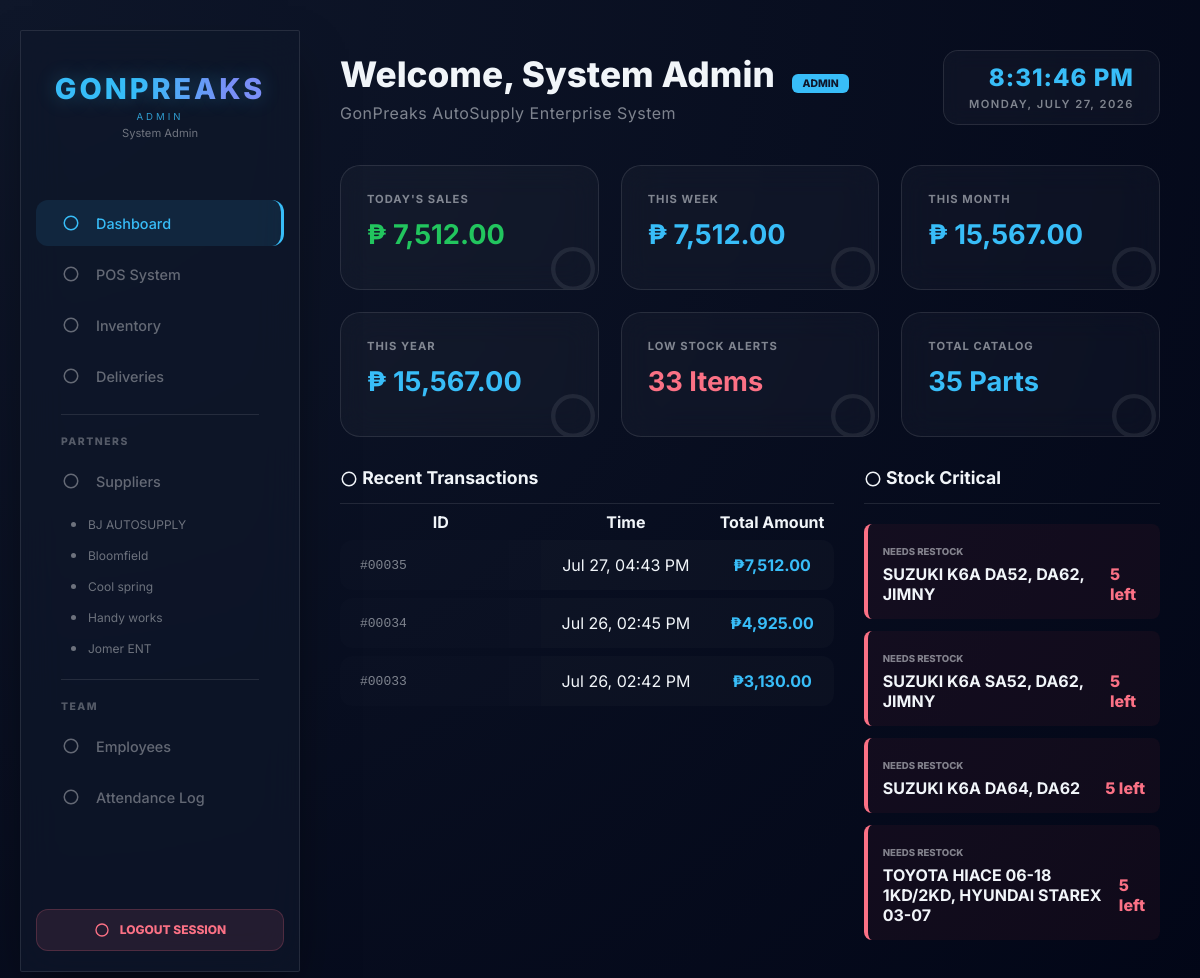
Page /autosupply/dashboard.php (signed in) on the committed database.
### tables this page shows
CREATE TABLE `suppliers` (
  `supplier_id` int(11) NOT NULL,
  `shop_name` varchar(255) NOT NULL,
  `address_city` varchar(50) DEFAULT NULL,
  `address_province` varchar(50) DEFAULT NULL,
  `address_complete` text DEFAULT NULL,
  `contact_number` varchar(20) DEFAULT NULL,
  `email` varchar(100) DEFAULT NULL,
  `viber` varchar(20) DEFAULT NULL
);

CREATE TABLE `sales` (
  `sale_id` int(11) NOT NULL,
  `cashier_name` varchar(100) DEFAULT NULL,
  `handled_by_user_id` int(11) DEFAULT NULL,
  `total_amount` decimal(10,2) DEFAULT NULL,
  `payment_method` enum('Cash','GCash','Bank_Transfer') DEFAULT NULL,
  `order_type` varchar(20) DEFAULT 'Personal',
  `created_at` timestamp NOT NULL DEFAULT current_timestamp(),
  `status` enum('Completed','Voided','Returned') DEFAULT 'Completed'
);

CREATE TABLE `inventory` (
  `part_id` int(11) NOT NULL,
  `part_number` varchar(100) NOT NULL,
  `part_name` varchar(255) NOT NULL,
  `category` varchar(100) DEFAULT NULL,
  `supplier_name` varchar(255) DEFAULT NULL,
  `brand` varchar(100) DEFAULT NULL,
  `price` decimal(10,2) NOT NULL,
  `stock_quantity` int(11) NOT NULL DEFAULT 0,
  `created_at` timestamp NOT NULL DEFAULT current_timestamp()
);

### autosupply/dashboard.php (the view, shortened to what this page needs)
<?php
include 'db_connect.php';
require_once 'icons.php';
$role = $_SESSION['role'];
?>
<!DOCTYPE html>
<html lang="en">
<head>
    <link rel="stylesheet" href="css/style.css">
</head>
<body>
    <?php include 'sidebar.php'; ?>
    <div class="main-content">
        <div class="header-flex">
            <div>
                <h1 style="margin:0; font-size: 2.2rem; font-weight: 800;">Welcome, <?php echo htmlspecialchars($_SESSION['name']); ?> <span class="role-badge"><?php echo htmlspecialchars($role); ?></span></h1>
                <p style="opacity: 0.5; margin: 8px 0 0 0; letter-spacing: 0.5px;">GonPreaks AutoSupply Enterprise System</p>
            </div>
            <div class="live-clock">
                <span id="clock-time">00:00:00</span>
                <span id="clock-date">LOADING DATE...</span>
            </div>
        </div>
        <?php if ($role === 'Driver'): ?>
            <?php include 'dashboard_driver.php'; ?>
        <?php elseif ($role === 'Admin' || $role === 'Account Manager'): ?>
            <?php
            $daily   = $conn->query("SELECT SUM(total_amount) t FROM sales WHERE DATE(created_at) = CURDATE()")->fetch_assoc()['t'] ?? 0;
            $weekly  = $conn->query("SELECT SUM(total_amount) t FROM sales WHERE YEARWEEK(created_at, 1) = YEARWEEK(CURDATE(), 1)")->fetch_assoc()['t'] ?? 0;
            $monthly = $conn->query("SELECT SUM(total_amount) t FROM sales WHERE YEAR(created_at) = YEAR(CURDATE()) AND MONTH(created_at) = MONTH(CURDATE())")->fetch_assoc()['t'] ?? 0;
            $annual  = $conn->query("SELECT SUM(total_amount) t FROM sales WHERE YEAR(created_at) = YEAR(CURDATE())")->fetch_assoc()['t'] ?? 0;
            $low_stock = $conn->query("SELECT COUNT(*) c FROM inventory WHERE stock_quantity <= 5")->fetch_assoc()['c'];
            $catalog   = $conn->query("SELECT COUNT(*) c FROM inventory")->fetch_assoc()['c'];
            ?>
            <div class="dash-grid">
                <div class="stat-card">
                    <p style="margin:0; opacity:0.5; font-size:0.7rem; font-weight:700; letter-spacing:1px;">TODAY'S SALES</p>
                    <h2 style="color:var(--accent-green); margin:12px 0; font-size:1.7rem;">₱ <?php echo number_format($daily, 2); ?></h2>
                    <span class="card-icon"><?php echo icon('coins', 22); ?></span>
                </div>
                <div class="stat-card">
                    <p style="margin:0; opacity:0.5; font-size:0.7rem; font-weight:700; letter-spacing:1px;">THIS WEEK</p>
                    <h2 style="color:var(--accent-blue); margin:12px 0; font-size:1.7rem;">₱ <?php echo number_format($weekly, 2); ?></h2>
                    <span class="card-icon"><?php echo icon('coins', 22); ?></span>
                </div>
                <div class="stat-card">
                    <p style="margin:0; opacity:0.5; font-size:0.7rem; font-weight:700; letter-spacing:1px;">THIS MONTH</p>
                    <h2 style="color:var(--accent-blue); margin:12px 0; font-size:1.7rem;">₱ <?php echo number_format($monthly, 2); ?></h2>
                    <span class="card-icon"><?php echo icon('coins', 22); ?></span>
                </div>
                <div class="stat-card">
                    <p style="margin:0; opacity:0.5; font-size:0.7rem; font-weight:700; letter-spacing:1px;">THIS YEAR</p>
                    <h2 style="color:var(--accent-blue); margin:12px 0; font-size:1.7rem;">₱ <?php echo number_format($annual, 2); ?></h2>
                    <span class="card-icon"><?php echo icon('coins', 22); ?></span>
                </div>
                <div class="stat-card">
                    <p style="margin:0; opacity:0.5; font-size:0.7rem; font-weight:700; letter-spacing:1px;">LOW STOCK ALERTS</p>
                    <h2 style="color:var(--accent-red); margin:12px 0; font-size:1.7rem;"><?php echo $low_stock; ?> Items</h2>
                    <span class="card-icon"><?php echo icon('warning', 22); ?></span>
                </div>
                <div class="stat-card">
                    <p style="margin:0; opacity:0.5; font-size:0.7rem; font-weight:700; letter-spacing:1px;">TOTAL CATALOG</p>
                    <h2 style="color:var(--accent-blue); margin:12px 0; font-size:1.7rem;"><?php echo $catalog; ?> Parts</h2>
                    <span class="card-icon"><?php echo icon('database', 22); ?></span>
                </div>
            </div>
            <div style="display: grid; grid-template-columns: 2fr 1.2fr; gap: 30px;">
                <div class="glass-card">
                    <h3 style="margin-top: 0; font-size: 1.1rem; border-bottom: 1px solid var(--glass-border); padding-bottom: 15px;">
                        <?php echo icon('history', 18); ?> Recent Transactions
                    </h3>
                    <table class="table-glass">
                        <thead><tr><th>ID</th><th>Time</th><th>Total Amount</th></tr></thead>
                        <tbody>
                            <?php
                            $res = $conn->query("SELECT * FROM sales ORDER BY created_at DESC LIMIT 5");
                            if ($res->num_rows > 0): while ($r = $res->fetch_assoc()): ?>
                                <tr>
                                    <td style="font-family: monospace; opacity: 0.5;">#<?php echo str_pad($r['sale_id'], 5, '0', STR_PAD_LEFT); ?></td>
                                    <td><?php echo date('M d, h:i A', strtotime($r['created_at'])); ?></td>
                                    <td style="color:var(--accent-blue); font-weight: 700;">₱<?php echo number_format($r['total_amount'], 2); ?></td>
                                </tr>
                            <?php endwhile; else: ?>
                                <tr><td colspan="3" style="text-align: center; padding: 40px; opacity: 0.5;">No transactions yet.</td></tr>
                            <?php endif; ?>
                        </tbody>
                    </table>
                </div>
                <div class="glass-card">
                    <h3 style="margin-top: 0; font-size: 1.1rem; border-bottom: 1px solid var(--glass-border); padding-bottom: 15px;">
                        <?php echo icon('bell', 18); ?> Stock Critical
                    </h3>
                    <div style="margin-top:20px;">
                        <?php
                        $al = $conn->query("SELECT part_name, stock_quantity FROM inventory WHERE stock_quantity <= 5 LIMIT 4");
                        if ($al->num_rows > 0): while ($a = $al->fetch_assoc()): ?>
                            <div class="alert-item">
                                <small style="opacity:0.5; font-weight: 800; font-size: 0.6rem; text-transform: uppercase;">Needs Restock</small><br>
                                <div style="display: flex; justify-content: space-between; align-items: center; margin-top: 5px;">
                                    <strong><?php echo htmlspecialchars($a['part_name']); ?></strong>
                                    <span style="color: var(--accent-red); font-weight: 800;"><?php echo $a['stock_quantity']; ?> left</span>
                                </div>
                            </div>
                        <?php endwhile; else: ?>
                            <div style="text-align: center; padding: 40px; opacity: 0.5;">
                                <?php echo icon('check-circle', 32); ?><br><br>All stock levels healthy.
                            </div>
                        <?php endif; ?>
                    </div>
                </div>
            </div>
        <?php endif; ?>
    </div>
</body>
</html>

### autosupply/sidebar.php (shortened to what this page needs)
<?php
require_once 'icons.php';
$current_role = $_SESSION['role'] ?? '';
$nav_access = [
    'Dashboard'   => ['Admin', 'Account Manager', 'Cashier', 'Driver', 'Restocker'],
    'POS'         => ['Admin', 'Account Manager', 'Cashier'],
    'Inventory'   => ['Admin', 'Account Manager', 'Restocker'],
    'Suppliers'   => ['Admin', 'Account Manager', 'Restocker'],
    'Employees'   => ['Admin', 'Account Manager'],
    'Attendance'  => ['Admin', 'Account Manager'],
    'Deliveries'  => ['Admin', 'Account Manager'],
    'TimeClock'   => ['Cashier', 'Driver', 'Restocker'],
];
function can_see($section, $role, $nav_access) {
    return in_array($role, $nav_access[$section] ?? []);
}
$sidebar_result = null;
if (can_see('Suppliers', $current_role, $nav_access)) {
    $sidebar_query = "SELECT shop_name, supplier_id FROM suppliers ORDER BY shop_name ASC LIMIT 5";
    $sidebar_result = mysqli_query($conn, $sidebar_query);
}
$current_supplier_id = $_GET['id'] ?? null;
?>
<div class="sidebar">
    <div class="sidebar-header">
        <h1 class="brand-name">GONPREAKS</h1>
        <div class="brand-role"><?php echo strtoupper($_SESSION['role'] ?? 'GUEST'); ?></div>
        <?php if (!empty($_SESSION['name'])): ?>
            <div style="font-size:0.7rem; color:rgba(255,255,255,0.4); margin-top:4px;"><?php echo htmlspecialchars($_SESSION['name']); ?></div>
        <?php endif; ?>
    </div>
    <nav>
        <?php if (can_see('Dashboard', $current_role, $nav_access)): ?>
        <a href="dashboard.php" class="nav-item <?php echo (basename($_SERVER['PHP_SELF']) == 'dashboard.php') ? 'active' : ''; ?>">
            <span class="icon-slot"><?php echo icon('dashboard'); ?></span> <span>Dashboard</span>
        </a>
        <?php endif; ?>
        <?php if (can_see('POS', $current_role, $nav_access)): ?>
        <a href="pos.php" class="nav-item <?php echo (basename($_SERVER['PHP_SELF']) == 'pos.php') ? 'active' : ''; ?>">
            <span class="icon-slot"><?php echo icon('cash-register'); ?></span> <span>POS System</span>
        </a>
        <?php endif; ?>
        <?php if (can_see('Inventory', $current_role, $nav_access)): ?>
        <a href="inventory.php" class="nav-item <?php echo (basename($_SERVER['PHP_SELF']) == 'inventory.php') ? 'active' : ''; ?>">
            <span class="icon-slot"><?php echo icon('boxes'); ?></span> <span>Inventory</span>
        </a>
        <?php endif; ?>
        <?php if (can_see('Deliveries', $current_role, $nav_access)): ?>
        <a href="deliveries.php" class="nav-item <?php echo (basename($_SERVER['PHP_SELF']) == 'deliveries.php') ? 'active' : ''; ?>">
            <span class="icon-slot"><?php echo icon('route'); ?></span> <span>Deliveries</span>
        </a>
        <?php endif; ?>
        <?php if (can_see('Suppliers', $current_role, $nav_access)): ?>
        <div class="sidebar-divider"></div>
        <div class="section-label">Partners</div>
        <a href="suppliers.php" class="nav-item <?php echo (basename($_SERVER['PHP_SELF']) == 'suppliers.php') ? 'active' : ''; ?>">
            <span class="icon-slot"><?php echo icon('truck'); ?></span> <span>Suppliers</span>
        </a>
        <div class="sub-menu">
            <?php if ($sidebar_result): ?>
                <?php while ($side_row = mysqli_fetch_assoc($sidebar_result)): ?>
                    <?php $active_sub = ($current_supplier_id == $side_row['supplier_id']) ? 'active' : ''; ?>
                    <a href="supplier_products.php?id=<?php echo $side_row['supplier_id']; ?>" class="sub-nav-item <?php echo $active_sub; ?>">
                        <span class="sub-dot"></span><span><?php echo htmlspecialchars($side_row['shop_name']); ?></span>
                    </a>
                <?php endwhile; ?>
            <?php endif; ?>
        </div>
        <?php endif; ?>
        <?php if (can_see('Employees', $current_role, $nav_access)): ?>
        <div class="sidebar-divider"></div>
        <div class="section-label">Team</div>
        <a href="users.php" class="nav-item <?php echo (basename($_SERVER['PHP_SELF']) == 'users.php') ? 'active' : ''; ?>">
            <span class="icon-slot"><?php echo icon('users-gear'); ?></span> <span>Employees</span>
        </a>
        <?php endif; ?>
        <?php if (can_see('Attendance', $current_role, $nav_access)): ?>
        <a href="attendance_overview.php" class="nav-item <?php echo (basename($_SERVER['PHP_SELF']) == 'attendance_overview.php') ? 'active' : ''; ?>">
            <span class="icon-slot"><?php echo icon('history'); ?></span> <span>Attendance Log</span>
        </a>
        <?php endif; ?>
    </nav>
    <div class="logout-box">
        <a href="logout.php" class="logout-btn">
            <?php echo icon('logout', 16); ?> <span>Logout Session</span>
        </a>
    </div>
</div>

### rows in the picture
suppliers: shop_name "BJ AUTOSUPPLY"
suppliers: shop_name "Bloomfield"
suppliers: shop_name "Cool spring"
suppliers: shop_name "Handy works"
suppliers: shop_name "Jomer ENT"
sales: sale_id "00035", created_at "Jul 27, 04:43 PM", total_amount "7,512.00"
sales: sale_id "00034", created_at "Jul 26, 02:45 PM", total_amount "4,925.00"
sales: sale_id "00033", created_at "Jul 26, 02:42 PM", total_amount "3,130.00"
inventory: part_name "SUZUKI K6A DA52, DA62, JIMNY", stock_quantity "5"
inventory: part_name "SUZUKI K6A SA52, DA62, JIMNY", stock_quantity "5"
inventory: part_name "SUZUKI K6A DA64, DA62", stock_quantity "5"
inventory: part_name "TOYOTA HIACE 06-18 1KD/2KD, HYUNDAI STAREX 03-07", stock_quantity "5"

### other values in the picture
$_SESSION['role'] "ADMIN"
$_SESSION['name'] "System Admin"
$role "ADMIN"
$daily "7,512.00"
$weekly "7,512.00"
$monthly "15,567.00"
$annual "15,567.00"
$low_stock "33"
$catalog "35"
